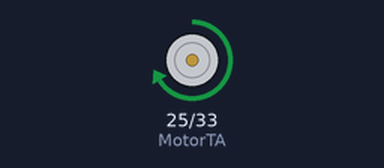
This sketch was run on a simulated ESP32. Shown: motor-driver pin pairs drawn as motors (green arrow = first pin HIGH = forward, orange = second pin HIGH = backward, longer = more drive, scaled by the enable pin).

Above: at 0.5 s.
Timing chart, 0 to 4.6 s (numbered marks = the images above):
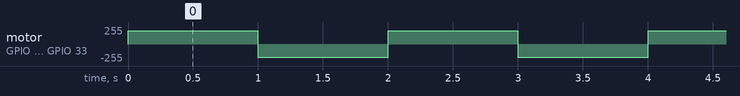

Measured:
- by itself, motor on GPIO 25 (MotorTA) / GPIO 33 (MotorTB): alternates forward 200/255 for 1.0 s and backward 200/255 for 1.0 s

The sketch:

motor_test_1.ino
```cpp
// #define   MotorEN    13
// #define   MotorTA    12
// #define   MotorTB    14

#define   MotorEN    26
#define   MotorTA    25
#define   MotorTB    33


void setup() {
  pinMode(MotorEN, OUTPUT);
  pinMode(MotorTA, OUTPUT);
  pinMode(MotorTB, OUTPUT);
}

void loop() {
  Clockwise(200);
  delay(1000);
  CounterClockwise(200);
  delay(1000);
}

void Clockwise(int power){
  digitalWrite(MotorTA, HIGH);
  digitalWrite(MotorTB, LOW);
  analogWrite(MotorEN, power);
}

void CounterClockwise(int power){
  digitalWrite(MotorTA, LOW);
  digitalWrite(MotorTB, HIGH);
  analogWrite(MotorEN, power);
}

void Stop(){
  digitalWrite(MotorTA, LOW);
  digitalWrite(MotorTB, LOW);
  analogWrite(MotorEN, 0);
}
```
